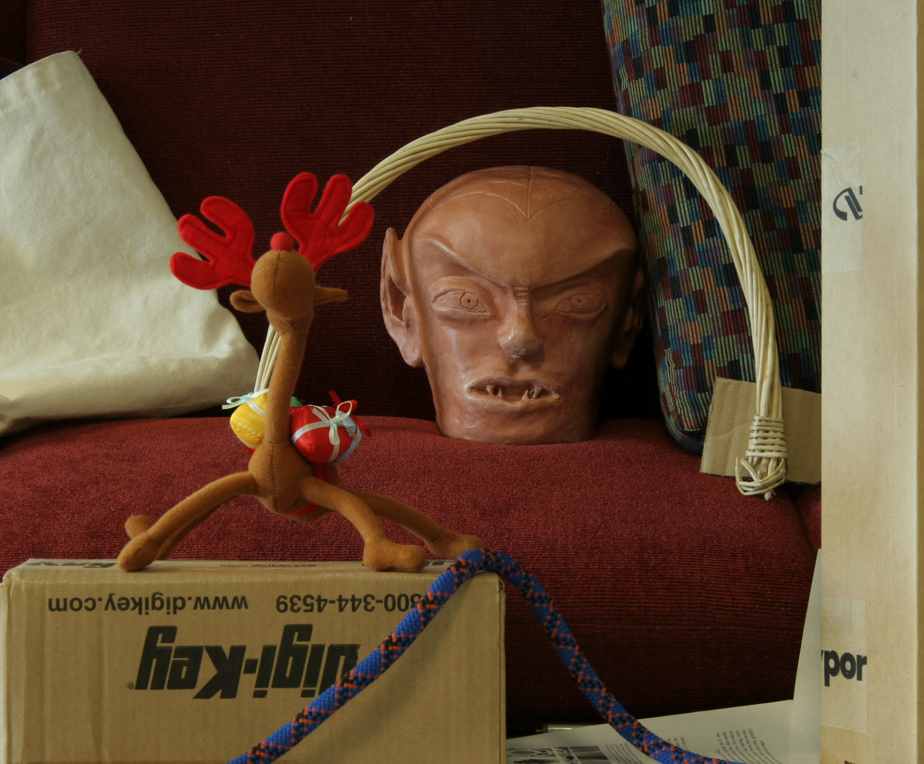
#> input picture StereoMatchingTestings/Reindeer/view1.png, 924 x 764 px, shrunk from 1342 x 1110 before the run, found by its file name
$ python 'disparity map2.1.py'
#> lines starting #> are read from the running program, lines starting #| are printed output that depends on the picture
import numpy as np
import cv2 as cv
import matplotlib.pyplot as plt

img1 = cv.imread(r'D:\Disparity-Map-Generator\StereoMatchingTestings\Reindeer\view1.png', cv.IMREAD_GRAYSCALE)
#> img1: shape (764, 924); min 0, max 248, mean 76.5
img2 = cv.imread(r'D:\Disparity-Map-Generator\StereoMatchingTestings\Reindeer\view5.png', cv.IMREAD_GRAYSCALE)
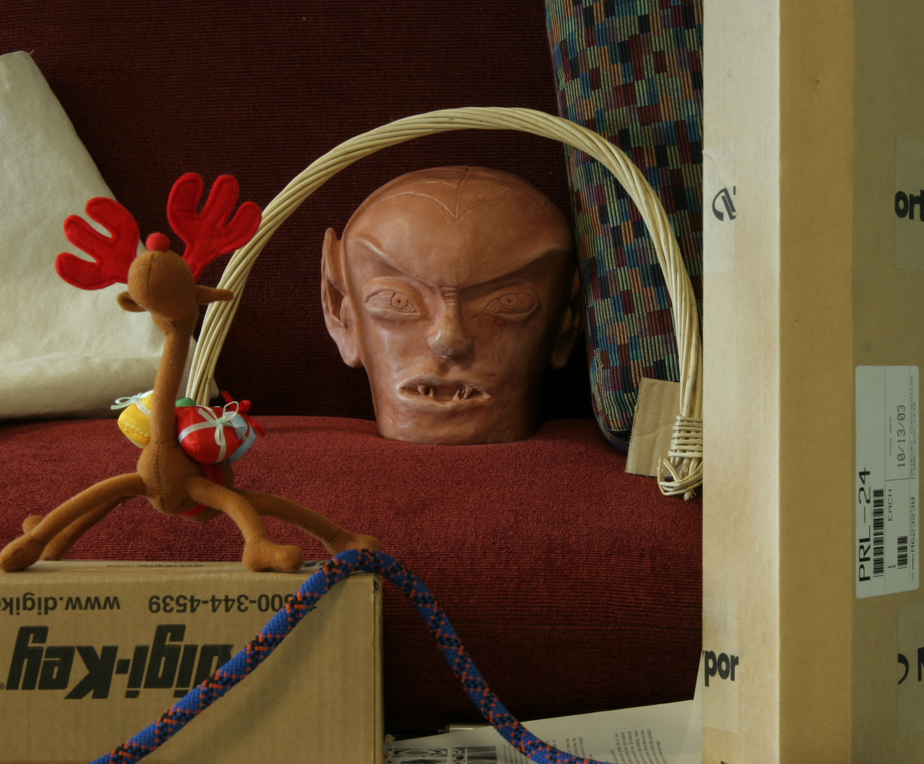
#> input picture StereoMatchingTestings/Reindeer/view5.png, 924 x 764 px, shrunk from 1342 x 1110 before the run, found by its file name
#> img2: shape (764, 924); min 0, max 250, mean 76.3

sift = cv.SIFT_create()

kp1, des1 = sift.detectAndCompute(img1, None)
#> kp1 = 1684 keypoints; strongest (x, y, size): (224, 407, 3.2), (228, 401, 2.5), (232, 410, 3.9), (298, 434, 6.1)
kp2, des2 = sift.detectAndCompute(img2, None)
#> kp2 = 1655 keypoints; strongest (x, y, size): (117, 401, 2.4), (666, 491, 1.9), (669, 479, 4.6), (184, 434, 6.1)

FLANN_INDEX_KDTREE = 1
index_params = dict(algorithm=FLANN_INDEX_KDTREE, trees=5)
search_params = dict(checks=50)   # or pass empty dictionary
flann = cv.FlannBasedMatcher(index_params, search_params)
matches = flann.knnMatch(des1, des2, k=2)
#> matches = 1684 matches

matchesMask = [[0, 0] for i in range(len(matches))]
#> matchesMask = 1684 pairs, first value 0 to 0, second value 0 to 0
good = []
pts1 = []
pts2 = []

for i, (m, n) in enumerate(matches):
    if m.distance < 0.7*n.distance:
        matchesMask[i] = [1, 0]
        good.append(m)
        pts2.append(kp2[m.trainIdx].pt)
        pts1.append(kp1[m.queryIdx].pt)
#> after the loop, good = 712 matches; matchesMask = 1684 pairs, first value 0 to 1, second value 0 to 0; pts1 = 712 pairs, first value 80.52 to 864.9, second value 9.15 to 760.4; pts2 = 712 pairs, first value 5.1 to 914.3, second value 9.48 to 760.7

pts1 = np.int32(pts1)
#> pts1 = 712 pairs, first value 80 to 864, second value 9 to 760
pts2 = np.int32(pts2)
#> pts2 = 712 pairs, first value 5 to 914, second value 9 to 760
fundamental_matrix, inliers = cv.findFundamentalMat(pts1, pts2, cv.FM_RANSAC)
#> fundamental_matrix = [[8.23e-08, -4.36e-05, 0.0217], [4.69e-05, -8.47e-06, -0.126], [-0.0237, 0.129, 1]]; inliers = 712 values, max 1 at index 0, min 0 at index 1, mean 0.829

pts1 = pts1[inliers.ravel() == 1]
#> pts1 = 590 pairs, first value 80 to 864, second value 55 to 760
pts2 = pts2[inliers.ravel() == 1]
#> pts2 = 590 pairs, first value 5 to 737, second value 56 to 760

def drawlines(img1src, img2src, lines, pts1src, pts2src):
    r, c = img1src.shape
    img1color = cv.cvtColor(img1src, cv.COLOR_GRAY2BGR)
    img2color = cv.cvtColor(img2src, cv.COLOR_GRAY2BGR)

    np.random.seed(0)
    for r, pt1, pt2 in zip(lines, pts1src, pts2src):
        color = tuple(np.random.randint(0, 255, 3).tolist())
        x0, y0 = map(int, [0, -r[2]/r[1]])
        x1, y1 = map(int, [c, -(r[2]+r[0]*c)/r[1]])
        img1color = cv.line(img1color, (x0, y0), (x1, y1), color, 1)
        img1color = cv.circle(img1color, tuple(pt1), 5, color, -1)
        img2color = cv.circle(img2color, tuple(pt2), 5, color, -1)
    return img1color, img2color

lines1 = cv.computeCorrespondEpilines(
    pts2.reshape(-1, 1, 2), 2, fundamental_matrix)
#> lines1 = 590 rows, first 8: [-0.164, 0.986, -41.51], [0.0396, 0.999, -613], [0.0675, 0.998, -689.6], [0.0361, 0.999, -603.3], [0.0361, 0.999, -603.3], [0.0392, 0.999, -611.7], [0.0392, 0.999, -611.7], [0.0407, 0.999, -616]
lines1 = lines1.reshape(-1, 3)
img5, img6 = drawlines(img1, img2, lines1, pts1, pts2)
#> the loop in drawlines, `for r, pt1, pt2 in zip(lines, pts1src, pts2src):` made 590 passes
#> (r, pt1, pt2, color, y0, y1) on passes 1 to 3: ([-0.164, 0.986, -41.51], [80, 55], [33, 56], (172, 47, 117), 42, 195), ([0.0396, 0.999, -613], [106, 608], [66, 607], (192, 67, 251), 613, 576), ([0.0675, 0.998, -689.6], [134, 682], [5, 682], (195, 103, 9), 691, 628)
#> after the loop in drawlines, `for r, pt1, pt2 in zip(lines, pts1src, pts2src):`:
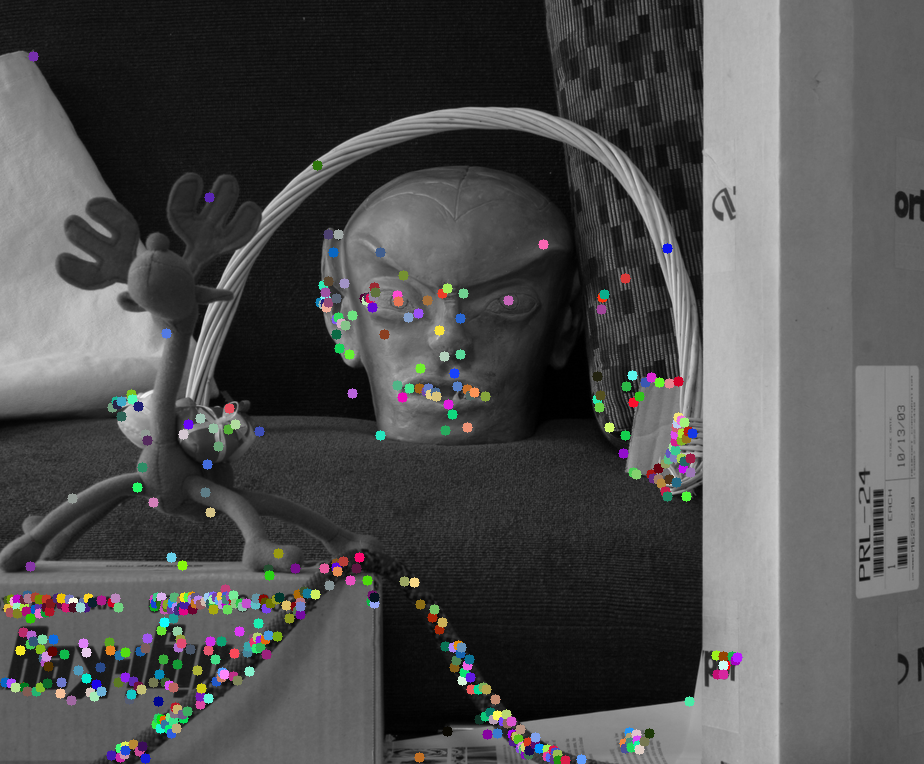
#> img2color: shape (764, 924, 3); mean B, G, R 78.5, 78.6, 78.5

lines2 = cv.computeCorrespondEpilines(
    pts1.reshape(-1, 1, 2), 1, fundamental_matrix)
#> lines2 = 590 rows, first 8: [0.156, -0.988, 49.77], [-0.0379, -0.999, 607.8], [-0.0637, -0.998, 680.8], [-0.0355, -0.999, 601.2], [-0.0355, -0.999, 601.2], [-0.0383, -0.999, 609], [-0.0383, -0.999, 609], [-0.0397, -0.999, 613]
lines2 = lines2.reshape(-1, 3)
img3, img4 = drawlines(img2, img1, lines2, pts2, pts1)
#> the loop in drawlines (call 2), `for r, pt1, pt2 in zip(lines, pts1src, pts2src):` made 590 passes
#> (r, pt1, pt2, color, y0, y1) on passes 1 to 3: ([0.156, -0.988, 49.77], [33, 56], [80, 55], (172, 47, 117), 50, 196), ([-0.0379, -0.999, 607.8], [66, 607], [106, 608], (192, 67, 251), 608, 573), ([-0.0637, -0.998, 680.8], [5, 682], [134, 682], (195, 103, 9), 682, 623)
#> pass 1, in drawlines (call 2), `img1color = cv.line(img1color, (x0, y0), (x1, y1), color, 1)`:
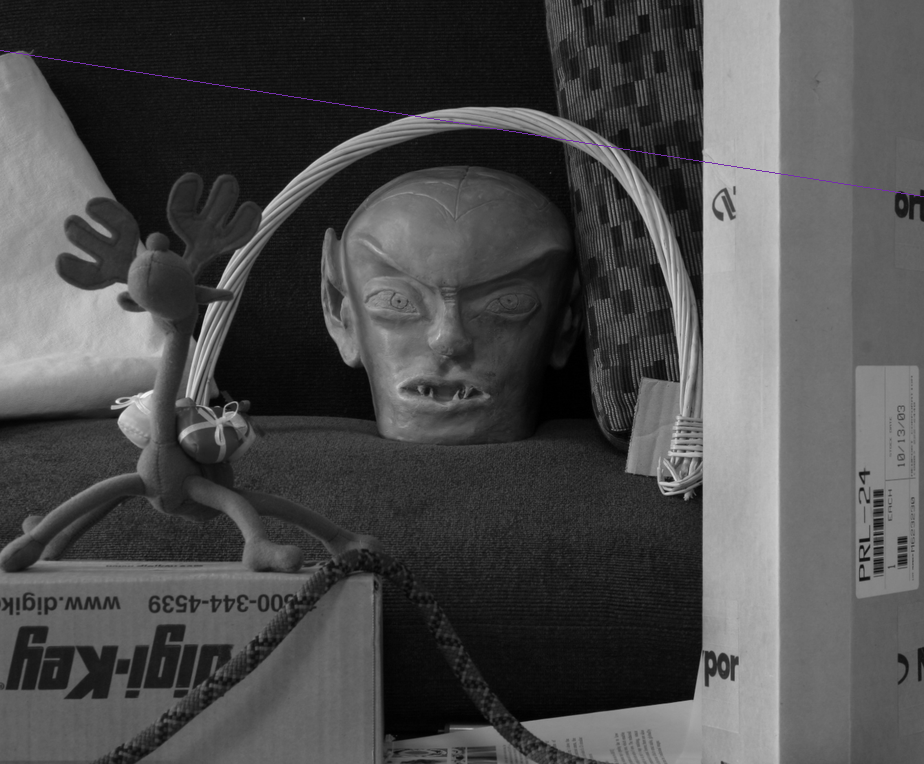
#> img1color: shape (764, 924, 3); mean B, G, R 76.4, 76.2, 76.3
#> after the loop in drawlines (call 2), `for r, pt1, pt2 in zip(lines, pts1src, pts2src):`:
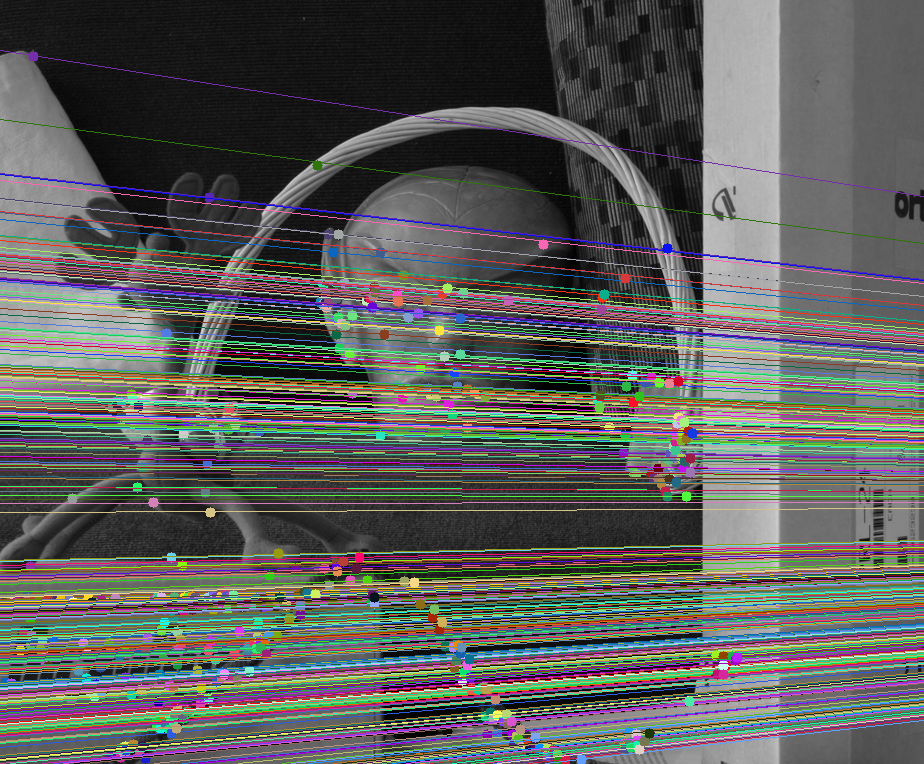
#> img1color: shape (764, 924, 3); mean B, G, R 91, 93.4, 92.9
#> after the loop in drawlines (call 2), `for r, pt1, pt2 in zip(lines, pts1src, pts2src):`:
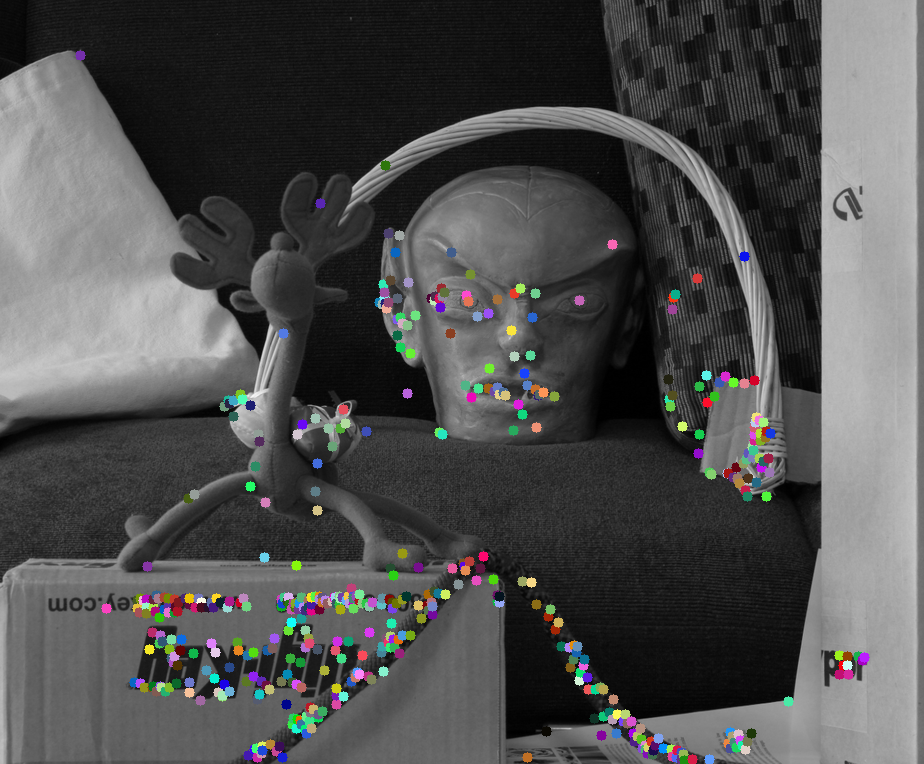
#> img2color: shape (764, 924, 3); mean B, G, R 78.7, 78.8, 78.8

h1, w1 = img1.shape
#> h1 = 764; w1 = 924
h2, w2 = img2.shape
#> h2 = 764; w2 = 924
_, H1, H2 = cv.stereoRectifyUncalibrated(
    np.float32(pts1), np.float32(pts2), fundamental_matrix, imgSize=(w1, h1)
)
#> H1 = [[-0.106, 0.00816, -3.83], [0.0286, -0.13, -13.79], [5.67e-05, -7.63e-06, -0.153]]; H2 = [[0.806, 0.0399, 74.52], [-0.209, 0.991, 100.1], [-0.000418, -2.07e-05, 1.2]]

img1_rectified = cv.warpPerspective(img1, H1, (w1, h1))
img2_rectified = cv.warpPerspective(img2, H2, (w2, h2))

block_size = 15
min_disp = -96
max_disp = 112

num_disp = max_disp - min_disp

uniquenessRatio = 5

speckleWindowSize = 0

speckleRange = 2
disp12MaxDiff = 0

stereo = cv.StereoSGBM_create(
    minDisparity=min_disp,
    numDisparities=num_disp,
    blockSize=block_size,
    uniquenessRatio=uniquenessRatio,
    speckleWindowSize=speckleWindowSize,
    speckleRange=speckleRange,
    disp12MaxDiff=disp12MaxDiff,
    P1=8 * 1 * block_size * block_size,
    P2=32 * 1 * block_size * block_size,
)
disparity_SGBM = stereo.compute(img1_rectified, img2_rectified)
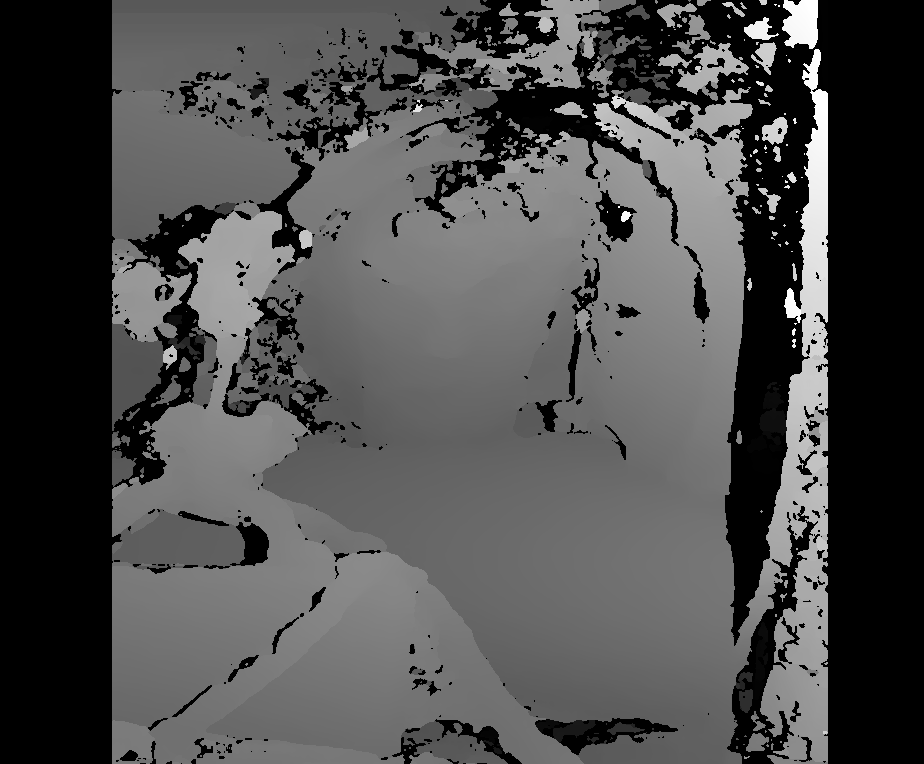
#> disparity_SGBM: shape (764, 924) int16; min -1552, max 1776, mean -537.8; drawn with min black and max white

disparity_SGBM = cv.normalize(disparity_SGBM, disparity_SGBM, alpha=255,
                              beta=0, norm_type=cv.NORM_MINMAX)
disparity_SGBM = np.uint8(disparity_SGBM)
cv.imwrite(r"D:\Disparity-Map-Generator\PSNR_Assignment2\PSNR_Python\pred\Reindeer\disp1.png", disparity_SGBM)
